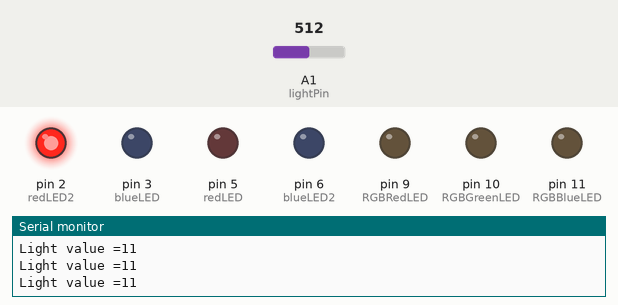
This sketch was run on a simulated Arduino Uno, built with avr-gcc and run on an emulated ATmega328P. Parts: output pins drawn as LEDs (lit = HIGH), the last lines printed to the serial monitor. The inputs (shaded band) are chosen by the test bench; at power-on: A1 (lightPin) = 512.

Above: at 1.2 s.
1.3 s: A1 (lightPin) set to 376
4.3 s: A1 (lightPin) set to 352
At 4.7 s:
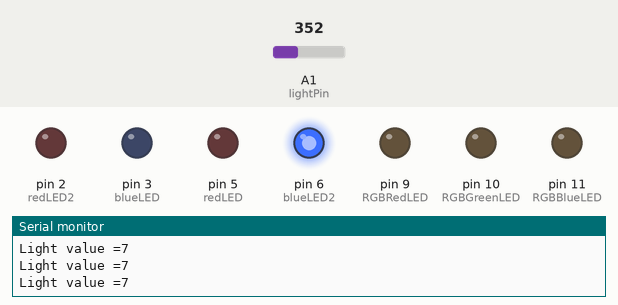
5.8 s: A1 (lightPin) set to 716
At 7.0 s:
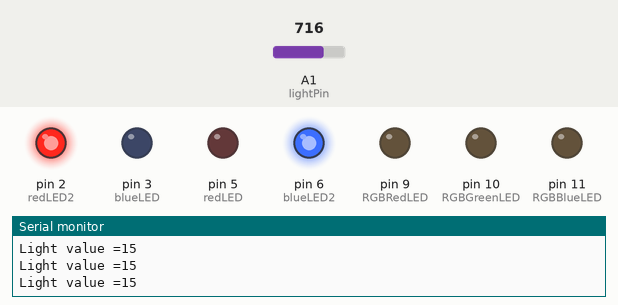
7.3 s: A1 (lightPin) set to 736
At 8.3 s:
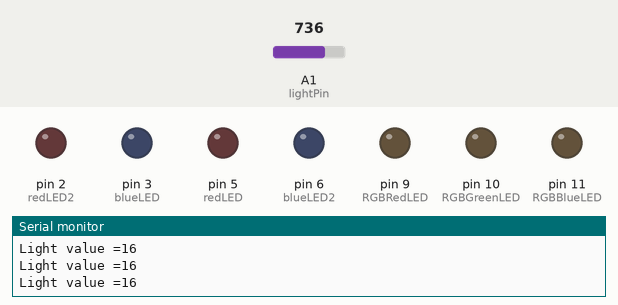
8.8 s: A1 (lightPin) set to 511
At 9.5 s:
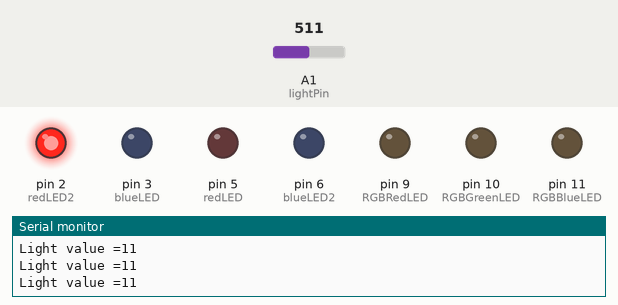
11.8 s: A1 (lightPin) set to 306
At 13.1 s:
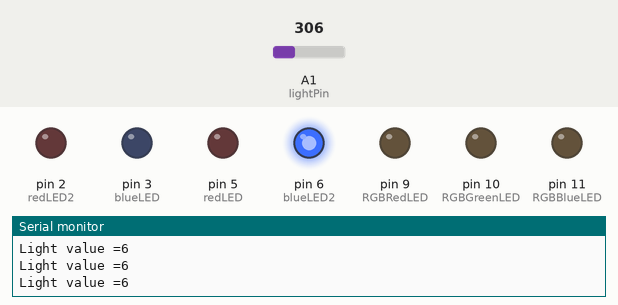
Timing chart, 0 to 14.3 s (numbered marks = the images above; inputs shaded):
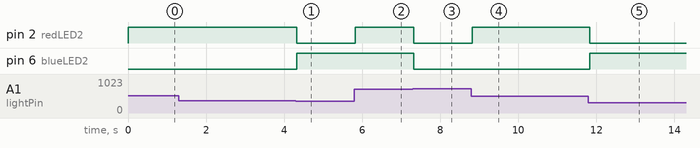

The sketch:

Challenge_4.ino
```cpp
//Name: Alex Dorodko
//Date: 07/OCT/2020
//Purpose: This program makes different LEDs flash depending on the binary values.

//Setting up all the variables for the LEDs, and the photoresistor.

int lightPin = A1;
int data = 0;
int redLED2 = 2;
int blueLED2 = 6;
int orangeLED = 7;
int greenLED = 8;
int blueLED = 3;
int redLED = 5;
int RGBRedLED = 9;
int RGBGreenLED = 10;
int RGBBlueLED = 11;

void setup()
{
    pinMode(blueLED, OUTPUT);
    pinMode(redLED, OUTPUT);
    pinMode(blueLED2, OUTPUT);
    pinMode(redLED2, OUTPUT);
    pinMode(RGBRedLED, OUTPUT);
    pinMode(RGBBlueLED, OUTPUT);
    pinMode(RGBGreenLED, OUTPUT);
  	pinMode(lightPin, INPUT);
    Serial.begin(9600);
}

void loop()
{
    //The loop function runs forever.
    data = analogRead(lightPin); //Read the value from the light sensor and store it in the lightData variable.
    data = map(data,6,679,0,15); //map the data value to a percentage
    Serial.print("Light value =");
	Serial.println(data); //Print the data to the serial port.

  	//Reading the bit placements of the photoresistor values.
	int one = bitRead(data,0);
  	int two = bitRead(data,1);
  	int four = bitRead(data,2);
	int eight = bitRead(data,3);

  	//Making the lights turn on depending if the decimal placement is 1 or 0
    digitalWrite(redLED2, eight);
  	digitalWrite(blueLED2, four);
  	digitalWrite(orangeLED, two);
  	digitalWrite(greenLED, one);
}
```

Measured:
- the behaviour switches between 365 and 364 on A1 (lightPin) (found by bisection; images 0 and 1)
- the behaviour switches between 723 and 724 on A1 (lightPin) (found by bisection; images 2 and 3)
- after the input at 4.3 s, pin 2 (redLED2): HIGH → LOW at once; pin 6 (blueLED2): LOW → HIGH at once
- after the input at 5.8 s, pin 2 (redLED2): LOW → HIGH at once
- after the input at 7.3 s, pin 2 (redLED2), pin 6 (blueLED2): HIGH → LOW at once
- after the input at 8.8 s, pin 2 (redLED2): LOW → HIGH at once
- after the input at 11.8 s, pin 2 (redLED2): HIGH → LOW at once; pin 6 (blueLED2): LOW → HIGH at once
